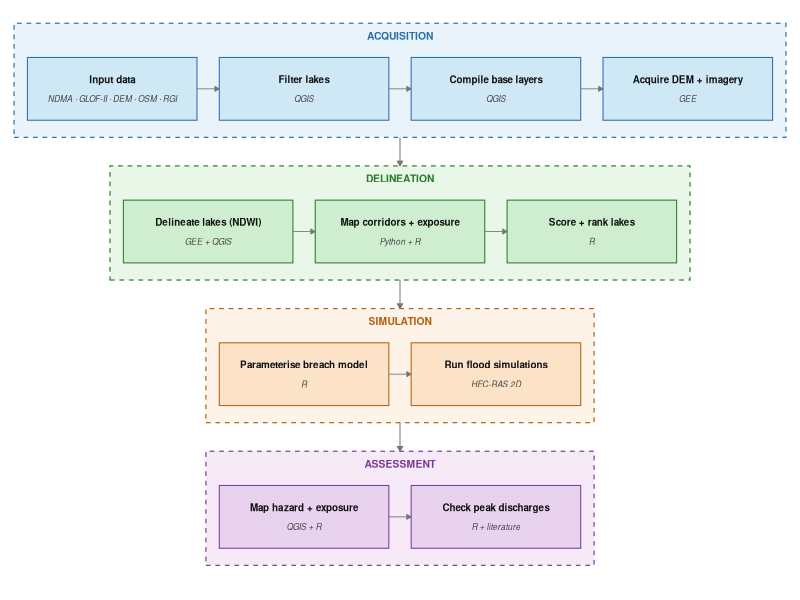
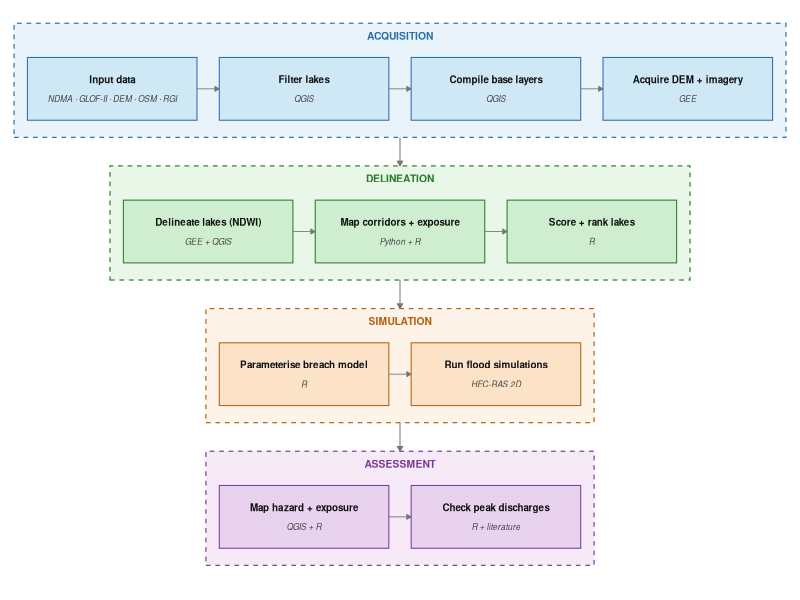

Write the R code that produced these figures, in order.
# Figure 2: workflow

library(ggplot2)
library(dplyr)
library(tibble)

steps <- tribble(
  ~phase,        ~phase_id, ~step_id, ~label,                      ~tool,
  "Acquisition",  1,         1,        "Input data",                "NDMA · GLOF-II · DEM · OSM · RGI",
  "Acquisition",  1,         2,        "Filter lakes",              "QGIS",
  "Acquisition",  1,         3,        "Compile base layers",       "QGIS",
  "Acquisition",  1,         4,        "Acquire DEM + imagery",     "GEE",
  "Delineation",  2,         5,        "Delineate lakes (NDWI)",    "GEE + QGIS",
  "Delineation",  2,         6,        "Map corridors + exposure",  "Python + R",
  "Delineation",  2,         7,        "Score + rank lakes",        "R",
  "Simulation",   3,         8,        "Parameterise breach model", "R",
  "Simulation",   3,         9,        "Run flood simulations",     "HEC-RAS 2D",
  "Assessment",   4,         10,       "Map hazard + exposure",     "QGIS + R",
  "Assessment",   4,         11,       "Check peak discharges",     "R + literature"
)

box_w    <- 38
box_h    <- 11
gap_x    <- 5
gap_y    <- 14    # vertical space between phase panels
pad      <- 3     # padding inside phase panel around boxes
canvas_w <- 174   # mm — well centre each phase row to this

steps <- steps |>
  group_by(phase_id) |>
  mutate(
    pos_in_phase = row_number(),
    n_in_phase   = n()
  ) |>
  ungroup() |>
  mutate(
    # width of each phase row
    row_w  = n_in_phase * box_w + (n_in_phase - 1) * gap_x,
    # offset to centre each row within canvas_w
    x_offset = (canvas_w - row_w) / 2,
    x_mid    = x_offset + (pos_in_phase - 1) * (box_w + gap_x) + box_w / 2,
    x_left   = x_mid - box_w / 2,
    x_right  = x_mid + box_w / 2,
    y_top    = -(phase_id - 1) * (box_h + gap_y),
    y_bottom = y_top - box_h,
    y_mid    = y_top - box_h / 2
  )

phase_cols   <- c("Acquisition" = "#E8F4FA", "Delineation" = "#E8F7E8",
                  "Simulation"  = "#FDF3E8", "Assessment"  = "#F5EAF5")
phase_border <- c("Acquisition" = "#2A6EAA", "Delineation" = "#2A7A2A",
                  "Simulation"  = "#B06010", "Assessment"  = "#7A3A9A")

phase_panels <- steps |>
  group_by(phase, phase_id) |>
  summarise(
    xmin = min(x_left)   - pad,
    xmax = max(x_right)  + pad,
    ymax = max(y_top)    + pad + 3,   # +3 for phase label room
    ymin = min(y_bottom) - pad,
    .groups = "drop"
  ) |>
  mutate(
    fill   = phase_cols[phase],
    border = phase_border[phase]
  )

within_arrows <- steps |>
  group_by(phase_id) |>
  arrange(pos_in_phase, .by_group = TRUE) |>
  mutate(
    x_from = x_right,
    x_to   = lead(x_left),
    y_arr  = y_mid
  ) |>
  filter(!is.na(x_to)) |>
  ungroup()

between_arrows <- phase_panels |>
  arrange(phase_id) |>
  mutate(
    x_arr  = (xmin + xmax) / 2,   # centre of panel
    y_from = ymin,                 # bottom edge of current panel
    y_to   = lead(ymax)            # top edge of next panel
  ) |>
  filter(!is.na(y_to)) |>
  select(phase, x_arr, y_from, y_to)

step_fill <- c("Acquisition" = "#CFE8F5", "Delineation" = "#CFEECF",
               "Simulation"  = "#FCE3C8", "Assessment"  = "#E8D2EE")

steps <- steps |>
  mutate(
    fill   = step_fill[phase],
    border = phase_border[phase]
  )

x_range <- c(0, canvas_w)
y_range <- c(min(phase_panels$ymin) - 4, max(phase_panels$ymax) + 2)

p <- ggplot() +

  # Phase panels
  geom_rect(
    data = phase_panels,
    aes(xmin = xmin, xmax = xmax, ymin = ymin, ymax = ymax),
    fill      = phase_panels$fill,
    colour    = phase_panels$border,
    linewidth = 0.4, linetype = "dashed"
  ) +

  # Phase labels
  geom_text(
    data = phase_panels,
    aes(x = (xmin + xmax) / 2, y = ymax - 1.5,
        label = toupper(phase), colour = phase),
    hjust = 0.5, vjust = 1, size = 2.6, fontface = "bold"
  ) +
  scale_colour_manual(values = phase_border, guide = "none") +

  geom_segment(
    data = between_arrows,
    aes(x = x_arr, xend = x_arr, y = y_from, yend = y_to),
    arrow     = arrow(length = unit(1.4, "mm"), type = "closed"),
    colour    = "#777777", linewidth = 0.35
  ) +

  # Within-phase arrows
  geom_segment(
    data = within_arrows,
    aes(x = x_from, xend = x_to, y = y_arr, yend = y_arr),
    arrow     = arrow(length = unit(1.3, "mm"), type = "closed"),
    colour    = "#777777", linewidth = 0.3
  ) +

  # Step boxes (coloured by phase)
  geom_rect(
    data = steps,
    aes(xmin = x_left, xmax = x_right, ymin = y_bottom, ymax = y_top),
    fill      = steps$fill,
    colour    = steps$border,
    linewidth = 0.35
  ) +

  # Step label
  geom_text(
    data = steps,
    aes(x = x_mid, y = y_mid + 1.7, label = label),
    size = 2.5, fontface = "bold", hjust = 0.5, colour = "#111111"
  ) +

  geom_text(
    data = steps,
    aes(x = x_mid, y = y_mid - 1.7, label = tool),
    size = 2.1, fontface = "italic", hjust = 0.5, colour = "#444444"
  ) +

  coord_cartesian(xlim = x_range, ylim = y_range, expand = FALSE) +
  theme_void() +
  theme(
    plot.margin     = margin(3, 3, 3, 3, "mm"),
    plot.background = element_rect(fill = "white", colour = NA)
  )

dir.create("figures", showWarnings = FALSE)

dir.create("figures", showWarnings = FALSE)
ggsave("figures/Figure_2.tiff",
       width = 174, height = 115, units = "mm",
       dpi = 800, bg = "white", compression = "lzw")

ggsave("figures/Figure_2.png",
  plot = p, width = 174, height = 115, units = "mm", dpi = 800)

message("Saved: figures/Figure_2.tiff  +  .png")
